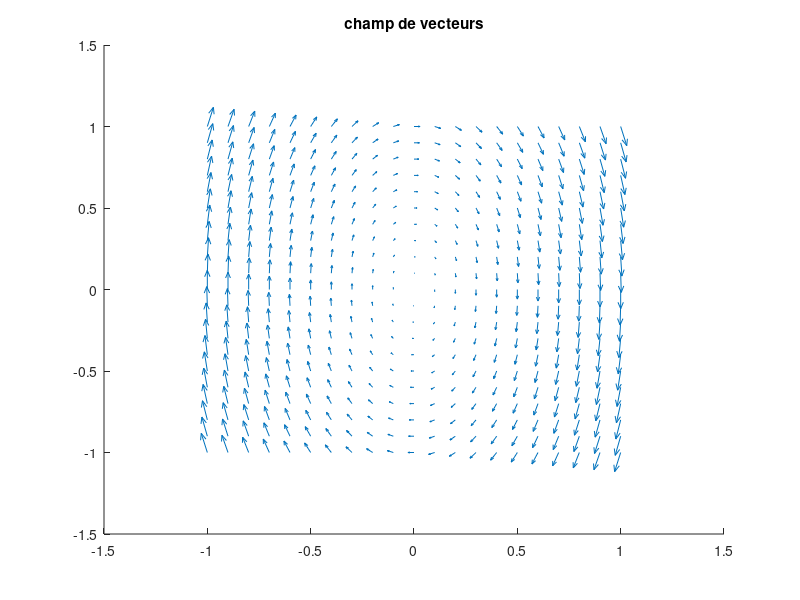

Write the MATLAB code that produced this figure. (Note: this script raises an error after producing the figure.)
%%% question 1

w = 2;
[x, y] = meshgrid(-1:.1:1, -1:.1:1);
u = y;
v = -w^2*x;

figure
hold on
title('champ de vecteurs')
quiver(x,y,u,v);
saveas(gcf,'Images/champ_vecteur.jpg');


%%% question 2 -> graphique 3D? faut il laisser l'erreur numérique?

n = 10000;
h = 0.01;
t = 0:h:n*h;
A = [0, 1; -w^2, 0];
F = @(X) A*X;

x0 = [2; 0]; % condition initiale
X = EulerExplicite(F, x0, n, h);
x1 = X(1,:);
x2 = X(2,:);

x0bis = [0.5; 0.5];
Xbis = EulerExplicite(F, x0bis, n, h);
x1bis = Xbis(1,:);
x2bis = Xbis(2,:);

figure
hold on
title('trajectoires')
plot3(x1,x2,t);
plot3(x1bis,x2bis,t);
xlabel('x1')
ylabel('x2')
zlabel('t');
saveas(gcf,'Images/trajectoires.jpg');


figure
hold on
title('orbites')
plot(x1,x2);
plot(x1bis,x2bis);
saveas(gcf,'Images/orbites.jpg');


%%% question 3

x0 = [2; 0]; % condition initiale
X = EulerSymplectique(x0, n, h, w);
x1 = X(1,:);
x2 = X(2,:);

x0bis = [0.5; 0.5];
Xbis = EulerSymplectique(x0bis, n, h, w);
x1bis = Xbis(1,:);
x2bis = Xbis(2,:);

figure
hold on
title('orbites avec Euler symplectique');
plot(x1,x2);
plot(x1bis,x2bis);
saveas(gcf,'Images/orbites_symp.jpg');
